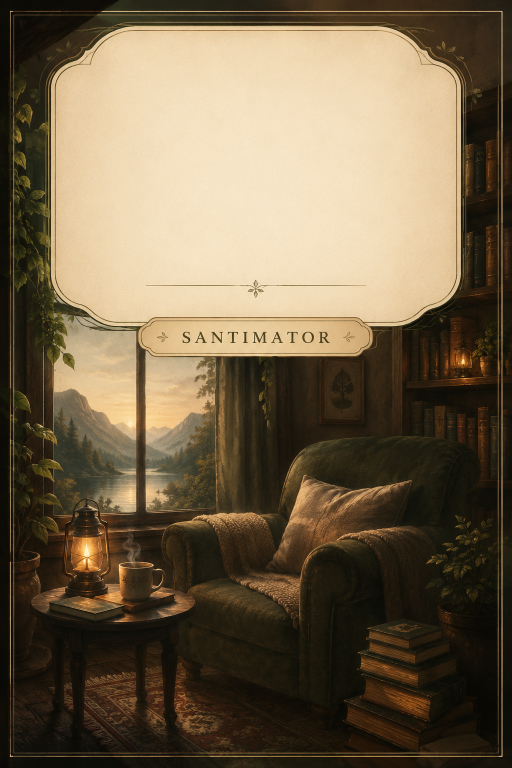
#> input picture reference/covers/default.png, 1024 x 1536 px (shown at 1/2 size)
$ python -i prepare_cover.py   (imports and definitions only)
#> lines starting #> are read from the running program, lines starting #| are printed output that depends on the picture
#> further down, picture is the input picture: PIL image 1024x1536 RGB; mean R, G, B 113.8, 98.2, 74
#!/usr/bin/env python3
"""Prepare a book cover for the Xteink X3 / CrossPoint EPUB path.

Two jobs, in the suite's "bring your own, we make it work" spirit:

  1. **Validate, and fix if needed.** A cover the user (or the agent) supplies
     is used *as-is* when it already meets CrossPoint's EPUB-cover constraints;
     otherwise it is transformed into something that does. The constraints are
     the ones the firmware actually cares about for an *embedded EPUB cover*
     (NOT the .pxc/.bmp sleep-screen wallpaper format — that is a different
     feature):
       - format PNG or baseline JPEG  (progressive JPEG and GIF fall back to an
         [Image] placeholder on-device — confirmed in the CrossPoint guide);
       - grayscale  (the panel is e-ink; colour is wasted bytes);
       - fits within the 528x792 panel  (a ~2000px-tall cover costs ~10s of
         on-device conversion for the sleep-screen/thumbnail — keep it small).
     We emit grayscale PNG <= 528x792, which satisfies all of them by design.

  2. **Optionally draw the title onto it.** For a template cover that leaves a
     blank area (e.g. reference/covers/default.png's parchment panel), the book
     title is rendered into a configured box, auto-sized to fit. Rendered at the
     source resolution, then downscaled, so the text stays crisp.

Usage:
  prepare_cover.py INPUT --out images/cover.png
  prepare_cover.py INPUT --out images/cover.png --title "Los alcaldes encontrados"
  prepare_cover.py INPUT --title-config reference/covers/default.json --title "..." --out ...
  prepare_cover.py INPUT --check          # report validity only, write nothing
"""

import argparse
import json
import sys
from pathlib import Path

from PIL import Image, ImageDraw, ImageFont

# CrossPoint e-ink panel; a cover need never exceed it.
PANEL_W, PANEL_H = 528, 792

# Serif candidates for the title overlay, best first. `--font` overrides.
# (A repo-bundled face would go first once we add one; system serifs keep the
# feature working everywhere in the meantime.)
FONT_CANDIDATES = [
    "reference/covers/IMFellEnglish-Regular.ttf",  # bundled default (OFL)
    "/usr/share/fonts/truetype/liberation/LiberationSerif-Regular.ttf",
    "/usr/share/fonts/truetype/dejavu/DejaVuSerif.ttf",
]

# Default title box (fractions of image W/H) and ink, if no --title-config is
# given. Tuned to reference/covers/default.png's parchment panel.
DEFAULT_TITLE = {
    "title_box": [0.185, 0.072, 0.815, 0.360],
    "color": [43, 33, 25],
    "uppercase": False,
}


def is_grayscale(img: Image.Image) -> bool:
    return img.mode in ("L", "1")


# [19 lines left out: function validity, not called in this run]


def to_valid(img: Image.Image) -> Image.Image:
    """Grayscale, fit within the panel (downscale only — never upscale a raster
    cover), flattening any alpha onto white first."""
    if img.mode in ("RGBA", "LA", "P"):
        img = img.convert("RGBA")
        bg = Image.new("RGBA", img.size, (255, 255, 255, 255))
        img = Image.alpha_composite(bg, img)
    img = img.convert("L")
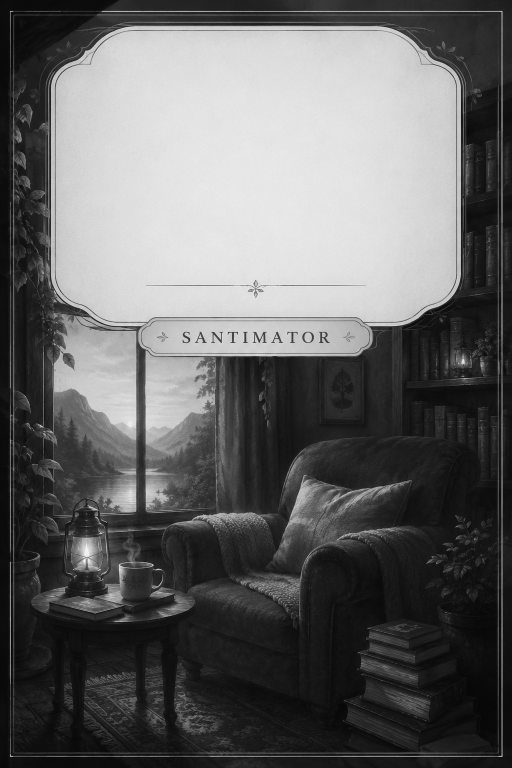
#> img: PIL image 1024x1536 L (shown at 1/2 size); min 0, max 248, mean 100.1
    w, h = img.size
#> w = 1024; h = 1536
    scale = min(PANEL_W / w, PANEL_H / h, 1.0)
#> scale = 0.516
    if scale < 1.0:
        img = img.resize((max(1, round(w * scale)), max(1, round(h * scale))),
                         Image.LANCZOS)
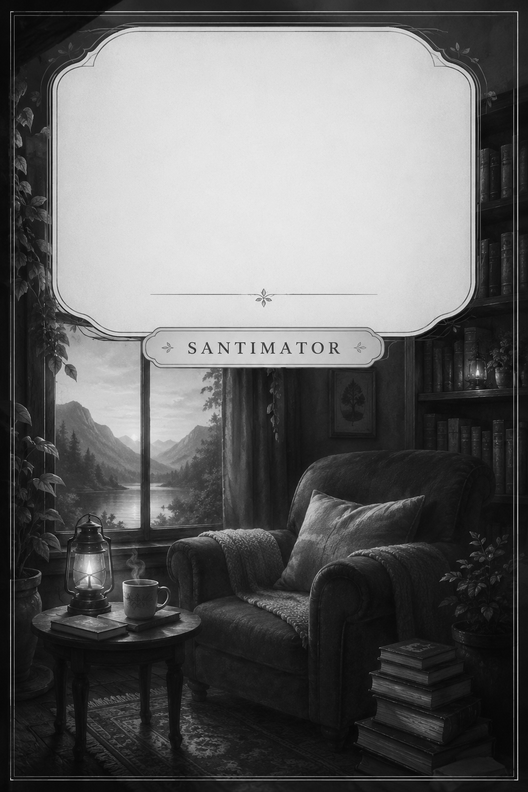
#> img: PIL image 528x792 L; min 0, max 253, mean 100.1
    return img


# [109 lines left out: functions resolve_font, wrap_to_width, fit_title, draw_title, load_title_cfg, main, not called in this run]


# [2 lines not run here, left out]

>>> from PIL import Image
>>> picture = Image.open('../../../reference/covers/default.png')
>>> result = to_valid(picture)
